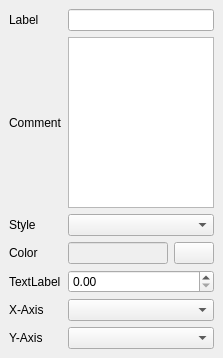
<?xml version="1.0" encoding="UTF-8"?>
<ui version="4.0">
 <class>CurveProperties</class>
 <widget class="QDockWidget" name="CurveProperties">
  <property name="geometry">
   <rect>
    <x>0</x>
    <y>0</y>
    <width>223</width>
    <height>358</height>
   </rect>
  </property>
  <property name="windowTitle">
   <string>Curve properties</string>
  </property>
  <widget class="QWidget" name="dockWidgetContents">
   <layout class="QGridLayout" name="gridLayout">
    <item row="2" column="0">
     <widget class="QLabel" name="label_2">
      <property name="text">
       <string>Comment</string>
      </property>
     </widget>
    </item>
    <item row="3" column="0">
     <widget class="QLabel" name="label_3">
      <property name="text">
       <string>Style</string>
      </property>
     </widget>
    </item>
    <item row="7" column="0">
     <widget class="QLabel" name="label_6">
      <property name="text">
       <string>Y-Axis</string>
      </property>
     </widget>
    </item>
    <item row="5" column="0">
     <widget class="QLabel" name="label_4">
      <property name="text">
       <string>TextLabel</string>
      </property>
     </widget>
    </item>
    <item row="0" column="0">
     <widget class="QLabel" name="_label">
      <property name="text">
       <string>Label</string>
      </property>
     </widget>
    </item>
    <item row="6" column="0">
     <widget class="QLabel" name="label_5">
      <property name="text">
       <string>X-Axis</string>
      </property>
     </widget>
    </item>
    <item row="4" column="0">
     <widget class="QLabel" name="label_7">
      <property name="text">
       <string>Color</string>
      </property>
     </widget>
    </item>
    <item row="4" column="1">
     <widget class="QLineEdit" name="color">
      <property name="enabled">
       <bool>false</bool>
      </property>
     </widget>
    </item>
    <item row="4" column="2">
     <widget class="QPushButton" name="colorbtn">
      <property name="text">
       <string/>
      </property>
      <property name="icon">
       <iconset resource="../resources.qrc">
        <normaloff>:/Resources/format-stroke-color.png</normaloff>:/Resources/format-stroke-color.png</iconset>
      </property>
     </widget>
    </item>
    <item row="0" column="1" colspan="2">
     <widget class="QLineEdit" name="label"/>
    </item>
    <item row="2" column="1" colspan="2">
     <widget class="QTextEdit" name="comment"/>
    </item>
    <item row="3" column="1" colspan="2">
     <widget class="QComboBox" name="style"/>
    </item>
    <item row="5" column="1" colspan="2">
     <widget class="QDoubleSpinBox" name="width"/>
    </item>
    <item row="6" column="1" colspan="2">
     <widget class="QComboBox" name="xaxis"/>
    </item>
    <item row="7" column="1" colspan="2">
     <widget class="QComboBox" name="yaxis"/>
    </item>
   </layout>
  </widget>
 </widget>
 <resources>
  <include location="../resources.qrc"/>
 </resources>
 <connections/>
</ui>
